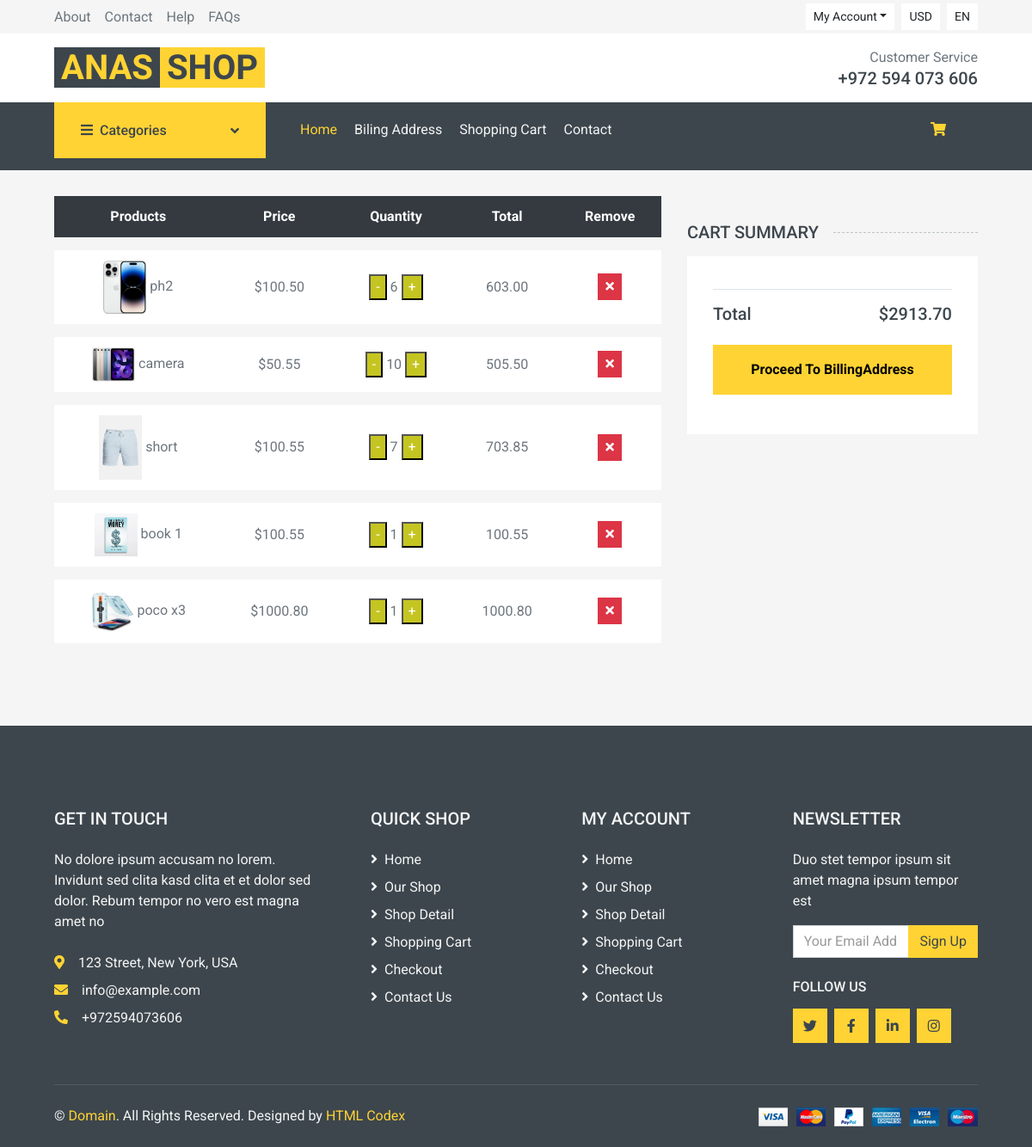
/cart/ (signed in), run on an earlier commit of the app's database.
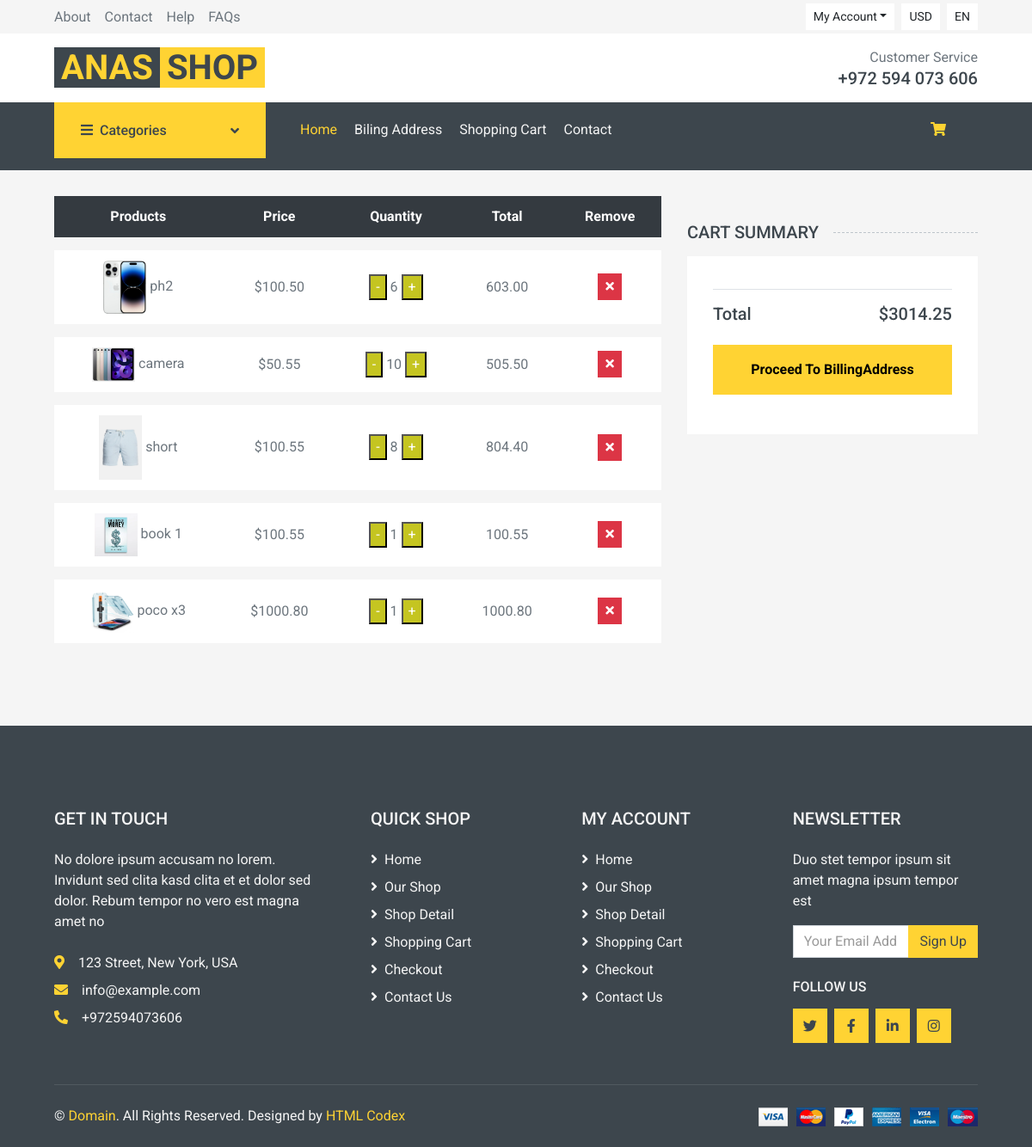
And on a later commit of the database.
### app1/models.py (models this page shows, shortened)
class CartItem(models.Model):
    product = models.ForeignKey(Product, on_delete=models.CASCADE) #هون انا عندي لينك بين عناصر الكارت وعناصر البرودكت ممكن مجموعة من الكارت ايتم يكومو نفس البرودكت الواحد
    user = models.ForeignKey(User,on_delete=models.CASCADE)
    quantity = models.PositiveIntegerField(default=1)
    total_price_one_product = models.DecimalField(max_digits=9, decimal_places=2, default=0.00)

class Product(models.Model):
    name = models.CharField(max_length=40)
    price = models.DecimalField(max_digits=9, decimal_places=2)
    image = models.ImageField(upload_to='products_images/')
    category = models.ForeignKey(Category,on_delete=models.CASCADE)
    last_price = models.DecimalField(max_digits=9,decimal_places=2,default=0.00)
    rating_range = models.PositiveIntegerField(default=3)
    description = models.TextField(max_length=4000,default="test Description")
    quantity_sold = models.PositiveIntegerField(default=0)

### app1/views.py (the view)
# urls.py: path('cart/',views.view_cart,name="cart_view"),
@login_required
def view_cart(request):
    cart_items = CartItem.objects.filter(user=request.user)
    categories = Category.objects.all()
    for cart_item in cart_items:
        cart_item.total_price_one_product = cart_item.product.price * cart_item.quantity
    total = sum(cartitem.product.price * cartitem.quantity for cartitem in cart_items)
    return render(request, 'cart.html', {'cart_items': cart_items, 'categories': categories,'total': total})

### app1/templates/cart.html (shortened to what this page needs)
{% extends 'base.html' %}
{% block content %}
    <div class="container-fluid">
        <div class="row px-xl-5">
            <div class="col-lg-8 table-responsive mb-5">
                <table class="table table-light table-borderless table-hover text-center mb-0">
                    <thead class="thead-dark">
                        <tr>
                            <th>Products</th>
                            <th>Price</th>
                            <th>Quantity</th>
                            <th>Total</th>
                            <th>Remove</th>
                        </tr>
                    </thead>
                    <tbody class="align-middle">
                        {% for cart_item in cart_items %}
                            <tr>
                                <td class="align-middle">
                                    <img src="{{ cart_item.product.image.url }}" alt="Product Image" style="width: 50px;">
                                    {{ cart_item.product.name }}
                                </td>
                                <td class="align-middle">${{ cart_item.product.price }}</td>
                                <td class="align-middle">
                                    <form method="POST" action="{% url 'update_quantity' cart_item.id %}">
                                        <button type="submit" name="quantity_change" value="decrement" class="minus-button">-</button>
                                        <span class="quantity-value" data-quantity="{{ cart_item.quantity }}">{{ cart_item.quantity }}</span>
                                        <button type="submit" name="quantity_change" value="increment" class="plus-button">+</button>
                                    </form>
                                </td>
                                <td class="align-middle">
                                    <span class="quantity-value" data-price="{{ cart_item.product.price }}">{{ cart_item.total_price_one_product }}</span>
                                </td>
                                <td class="align-middle">
                                    <a href="{% url 'cancel_from_cart' product_id=cart_item.product.id %}">
                                        <button class="btn btn-sm btn-danger">
                                            <i class="fa fa-times"></i>
                                        </button>
                                    </a>
                                </td>
                            </tr>
                        {% endfor %}
                    </tbody>
                </table>
            </div>
            <div class="col-lg-4">
                <h5 class="section-title position-relative text-uppercase mb-3">
                    <span class="bg-secondary pr-3">Cart Summary</span>
                </h5>
                <div class="bg-light p-30 mb-5">
                    <div class="border-bottom pb-2">
                    </div>
                    <div class="pt-2">
                        <div class="d-flex justify-content-between mt-2">
                            <h5>Total</h5>
                            <h5>${{ total }}</h5>
                        </div>
                        <button class="btn btn-block btn-primary font-weight-bold my-3 py-3" type="submit">
                            <a href="{% url 'add_billing_address'%}" style="color: black;">Proceed To BillingAddress</a>
                        </button>
                    </div>
                </div>
            </div>
        </div>
    </div>
{% endblock %}

What changed in the data, as far as the page shows it:
changed CartItem "short": quantity "7" → "8"; total_price_one_product "703.85" → "804.40"
Also different on the page:
{{ total }}: "2913.70" → "3014.25"
